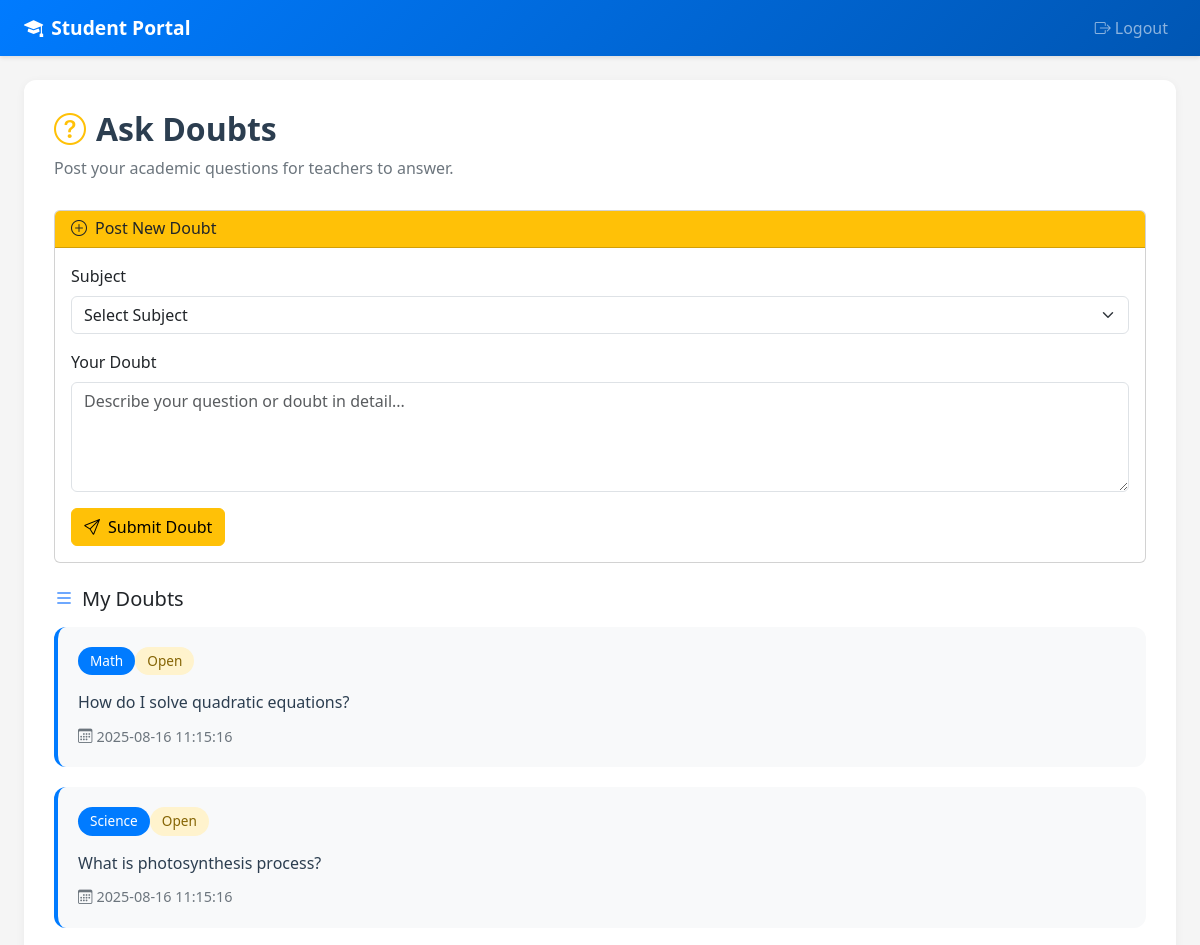
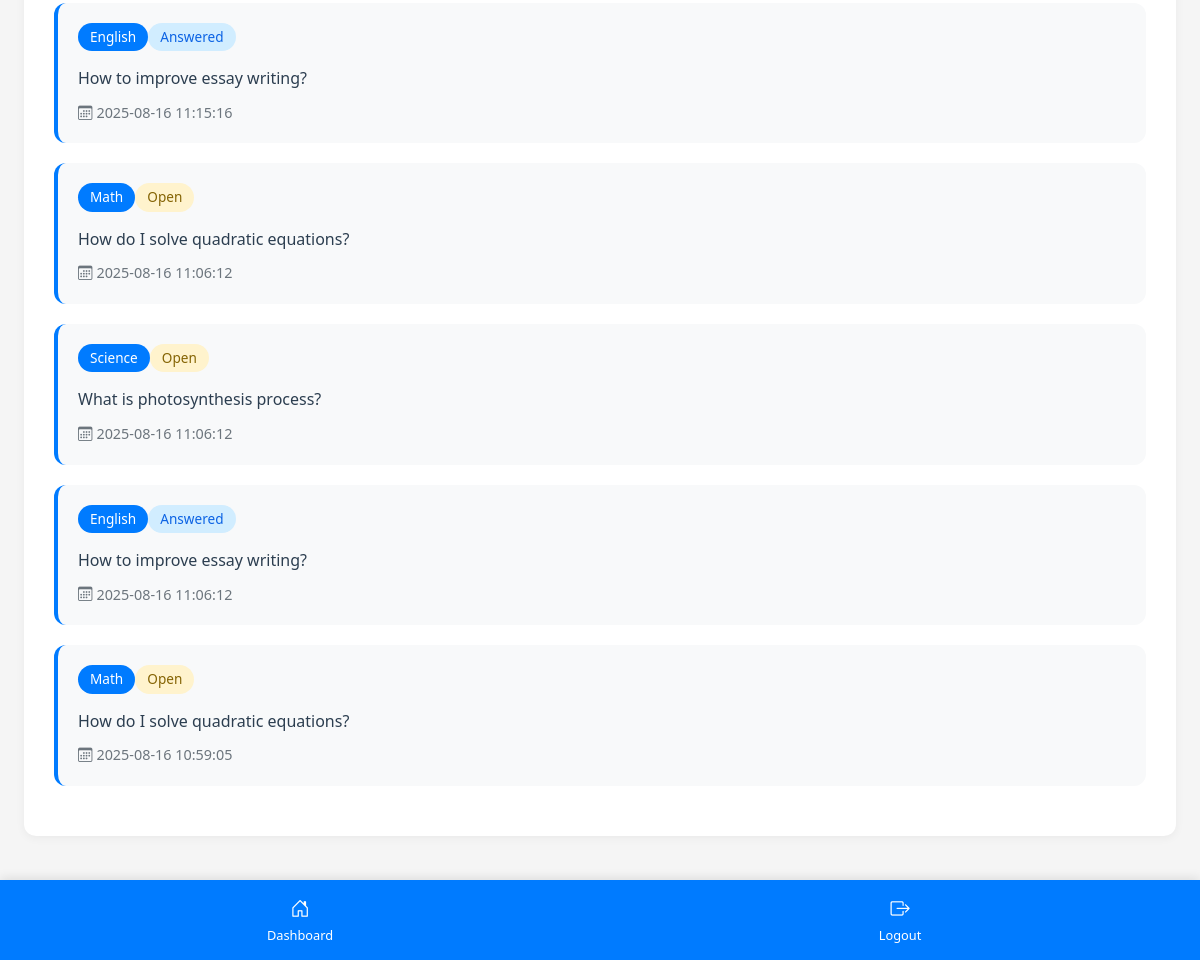
Page /student/doubts (signed in) on the committed database (2 pictures, top to bottom).
### tables this page shows
CREATE TABLE doubts (
            id INTEGER PRIMARY KEY AUTOINCREMENT,
            student_id INTEGER NOT NULL,
            subject TEXT NOT NULL,
            doubt_text TEXT NOT NULL,
            status TEXT DEFAULT 'open',
            submitted_on DATETIME DEFAULT CURRENT_TIMESTAMP,
            resolved_on DATETIME,
            resolved_by INTEGER,
            FOREIGN KEY (student_id) REFERENCES users(id),
            FOREIGN KEY (resolved_by) REFERENCES users(id)
        );

### routes/student.py (the view, shortened to what this page needs)
@student_bp.route('/doubts', methods=['GET', 'POST'])
def doubts():
    if 'role' not in session or session['role'] != 'student':
        return redirect(url_for('auth.login'))
    student_id = session.get('user_id')
    conn = get_db()
    cur = conn.cursor()
    cur.execute('''
        SELECT id, subject, doubt_text, status, submitted_on
        FROM doubts
        WHERE student_id = ?
        ORDER BY submitted_on DESC
    ''', (student_id,))
    doubts_data = []
    for row in cur.fetchall():
        doubts_data.append({
            'id': row[0],
            'subject': row[1],
            'doubt_text': row[2],
            'status': row[3],
            'submitted_on': row[4]
        })
    conn.close()
    return render_template('student/student_doubts.html', doubts=doubts_data)

### routes/student.py (called while the page is built)
def get_db():
    return sqlite3.connect('users.db')

### templates/student/student_doubts.html (shortened to what this page needs)
<!DOCTYPE html>
<html lang="en">
<head>
    <link href="https://cdn.jsdelivr.net/npm/bootstrap@5.3.0/dist/css/bootstrap.min.css" rel="stylesheet">
    <link href="https://cdn.jsdelivr.net/npm/bootstrap-icons@1.10.0/font/bootstrap-icons.css" rel="stylesheet">
</head>
<body>
    <nav class="navbar navbar-expand-lg navbar-dark">
        <div class="container-fluid px-4">
            <a class="navbar-brand" href="{{ url_for('student.site') }}">
                <i class="bi bi-mortarboard-fill me-2"></i>Student Portal
            </a>
            <div class="navbar-nav ms-auto">
                <a class="nav-link" href="{{ url_for('auth.logout') }}">
                    <i class="bi bi-box-arrow-right me-1"></i>Logout
                </a>
            </div>
        </div>
    </nav>
    <div class="container-fluid px-4 py-4">
        <div class="main-content">
            <h2 class="page-title">
                <i class="bi bi-question-circle text-warning"></i>Ask Doubts
            </h2>
            <p class="page-subtitle">Post your academic questions for teachers to answer.</p>
            <div class="row mb-4">
                <div class="col-12">
                    <div class="card">
                        <div class="card-header bg-warning text-dark">
                            <h6 class="mb-0"><i class="bi bi-plus-circle me-2"></i>Post New Doubt</h6>
                        </div>
                        <div class="card-body">
                            <form method="POST">
                                <div class="mb-3">
                                    <label for="subject" class="form-label">Subject</label>
                                    <select class="form-select" id="subject" name="subject" required>
                                        <option value="">Select Subject</option>
                                    </select>
                                </div>
                                <div class="mb-3">
                                    <label for="doubt_text" class="form-label">Your Doubt</label>
                                    <textarea class="form-control" id="doubt_text" name="doubt_text" rows="4"
                                              placeholder="Describe your question or doubt in detail..." required></textarea>
                                </div>
                                <button type="submit" class="btn btn-warning">
                                    <i class="bi bi-send me-2"></i>Submit Doubt
                                </button>
                            </form>
                        </div>
                    </div>
                </div>
            </div>
            <h5 class="mb-3">
                <i class="bi bi-list me-2 text-primary"></i>My Doubts
            </h5>
            {% if doubts %}
                {% for doubt in doubts %}
                <div class="doubt-card">
                    <div class="doubt-header">
                        <span class="doubt-subject">{{ doubt.subject }}</span>
                        <span class="doubt-status {% if doubt.status == 'open' %}status-open{% else %}status-answered{% endif %}">
                            {{ doubt.status.title() }}
                        </span>
                    </div>
                    <div class="doubt-text">
                        {{ doubt.doubt_text }}
                    </div>
                    <div class="doubt-date">
                        <i class="bi bi-calendar3 me-1"></i>{{ doubt.submitted_on if doubt.submitted_on else 'Recently' }}
                    </div>
                </div>
                {% endfor %}
            {% else %}
                <div class="text-center py-5">
                    <i class="bi bi-question-circle" style="font-size: 3rem; color: #dee2e6;"></i>
                    <h5 class="mt-3 text-muted">No doubts posted yet</h5>
                    <p class="text-muted">Post your first doubt using the form above!</p>
                </div>
            {% endif %}
        </div>
    </div>
    <div class="bottom-navbar">
        <div class="container-fluid">
            <div class="row">
                <div class="col text-center">
                    <a href="{{ url_for('student.site') }}" class="bottom-nav-item">
                        <i class="bi bi-house-door"></i>
                        <span>Dashboard</span>
                    </a>
                </div>
                <div class="col text-center">
                    <a href="{{ url_for('auth.logout') }}" class="bottom-nav-item">
                        <i class="bi bi-box-arrow-right"></i>
                        <span>Logout</span>
                    </a>
                </div>
            </div>
        </div>
    </div>
</body>
</html>

### templates/student/student_doubts.html (style rules this page uses)
body { background-color: #f5f5f5; font-family: 'Segoe UI', Tahoma, Geneva, Verdana, sans-serif; }
.navbar { background: linear-gradient(135deg, #007bff, #0056b3) !important; box-shadow: 0 2px 4px rgba(0,0,0,0.1); }
.navbar-brand { font-weight: 600; font-size: 1.2rem; }
.main-content { background: white; border-radius: 12px; padding: 30px; margin-bottom: 100px; box-shadow: 0 2px 10px rgba(0,0,0,0.05); }
.page-title { color: #2c3e50; font-weight: 600; margin-bottom: 8px; display: flex; align-items: center; gap: 10px; }
.page-subtitle { color: #6c757d; margin-bottom: 30px; }
.doubt-card { background: #f8f9fa; border-radius: 12px; padding: 20px; margin-bottom: 20px; border-left: 4px solid #007bff; }
.doubt-header { display: flex; justify-content: between; align-items: center; margin-bottom: 15px; }
.doubt-subject { background: #007bff; color: white; padding: 4px 12px; border-radius: 20px; font-size: 0.85rem; font-weight: 500; }
.doubt-status { padding: 4px 12px; border-radius: 20px; font-size: 0.85rem; font-weight: 500; }
.status-open { background: #fff3cd; color: #856404; }
.status-answered { background: #d1edff; color: #0c63e4; }
.doubt-text { color: #2c3e50; margin-bottom: 10px; line-height: 1.6; }
.doubt-date { color: #6c757d; font-size: 0.9rem; }
.bottom-navbar { position: fixed; bottom: 0; left: 0; right: 0; background: #007bff; padding: 10px 0; box-shadow: 0 -2px 10px rgba(0,0,0,0.1); }
.bottom-nav-item { color: white; text-decoration: none; text-align: center; display: flex; flex-direction: column; align-items: center; font-size: 0.8rem; padding: 5px; }
.bottom-nav-item i { font-size: 1.2rem; margin-bottom: 2px; }

### rows in the picture
doubts: subject "Math", status "Open", doubt_text "How do I solve quadratic equations?", submitted_on "2025-08-16 11:15:16"
doubts: subject "Science", status "Open", doubt_text "What is photosynthesis process?", submitted_on "2025-08-16 11:15:16"
doubts: subject "English", status "Answered", doubt_text "How to improve essay writing?", submitted_on "2025-08-16 11:15:16"
doubts: subject "Math", status "Open", doubt_text "How do I solve quadratic equations?", submitted_on "2025-08-16 11:06:12"
doubts: subject "Science", status "Open", doubt_text "What is photosynthesis process?", submitted_on "2025-08-16 11:06:12"
doubts: subject "English", status "Answered", doubt_text "How to improve essay writing?", submitted_on "2025-08-16 11:06:12"
doubts: subject "Math", status "Open", doubt_text "How do I solve quadratic equations?", submitted_on "2025-08-16 10:59:05"
